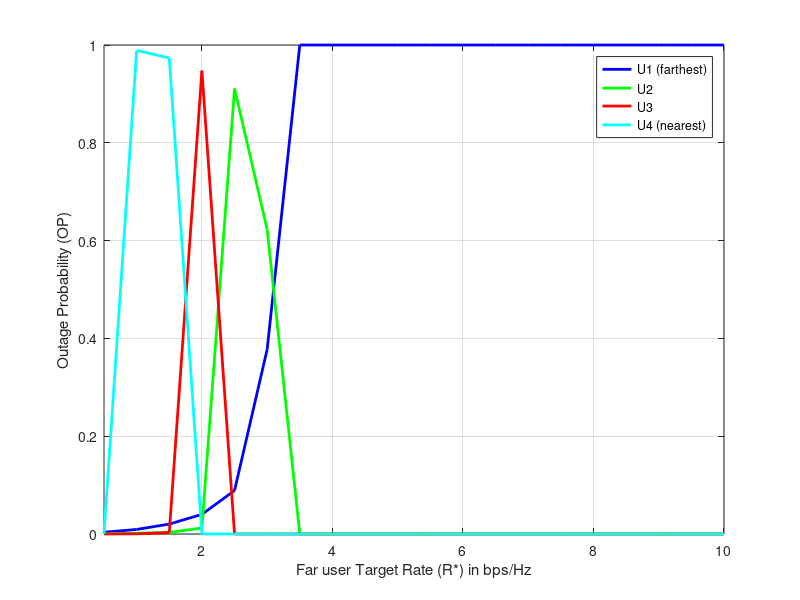

Recreate this plot in MATLAB.
clc;
clear variables;
close all;

U1_pow = 0.5; U2_pow = 0.25;
U3_pow = 0.125; U4_pow = 0.0625;   % ratio = 0.5
max_bpow = U1_pow + U2_pow + U3_pow + U4_pow;
N_data = 10^5;
Rf = 0.5:0.5:10;                  % 20 elements in Rf
N0 = 3.9811E-15;                  % noise power

U1 = 1000;  % farthest user
U2 = 500;
U3 = 250;
U4 = 125;

pow_1 = zeros(1,length(Rf));        
pow_2 = zeros(1,length(Rf));
pow_3 = zeros(1,length(Rf));
pow_4 = zeros(1,length(Rf));

eta = 4;

rayleigh_1 = sqrt(U1^-eta)*(randn(1,N_data) + 1i*randn(1,N_data))/sqrt(2);
rayleigh_2 = sqrt(U2^-eta)*(randn(1,N_data) + 1i*randn(1,N_data))/sqrt(2);
rayleigh_3 = sqrt(U3^-eta)*(randn(1,N_data) + 1i*randn(1,N_data))/sqrt(2);
rayleigh_4 = sqrt(U4^-eta)*(randn(1,N_data) + 1i*randn(1,N_data))/sqrt(2);
m_1 = (abs(rayleigh_1)).^2;
m_2 = (abs(rayleigh_2)).^2;
m_3 = (abs(rayleigh_3)).^2;
m_4 = (abs(rayleigh_4)).^2;

for x = 1:length(Rf)
    beta = (2^(Rf(x)))-1;         

    SNR_1 = max_bpow*U1_pow.*m_1./(max_bpow*m_1.*U4_pow + N0);
    SNR_2 = max_bpow*U2_pow.*m_2./(max_bpow*m_2.*U4_pow + N0);
    SNR_3 = max_bpow*U3_pow.*m_3./(max_bpow*m_3.*U4_pow + N0);
    SNR_4 = max_bpow*U4_pow.*m_4./(max_bpow*m_4.*U4_pow + N0);
    SNR_n = max_bpow*m_4.*U4_pow/N0;

    Cg_1 = log2(1 + SNR_1);         % channel capacity
    Cg_2 = log2(1 + SNR_2);
    Cg_3 = log2(1 + SNR_3);
    Cg_4 = log2(1 + SNR_4);
    Cg_n = log2(1 + SNR_n);

    for y = 1:N_data
        if Cg_1(y) < Rf(x)
            pow_1(x) = pow_1(x) + 1;
        else
            if Cg_2(y) < Rf(x)
            pow_2(x) = pow_2(x) + 1;
        else
            if Cg_3(y) < Rf(x)
            pow_3(x) = pow_3(x) + 1;
        else
            if Cg_4(y) < Rf(x)
            pow_4(x) = pow_4(x) + 1;
            end
            end
            end
        end
    end
end

outage_1 = pow_1/N_data;
outage_2 = pow_2/N_data;
outage_3 = pow_3/N_data;
outage_4 = pow_4/N_data;

figure;
plot(Rf,outage_1,'b','linewidth',2); 
hold on; 
grid on;
plot(Rf,outage_2,'g','linewidth',2);
hold on; 
grid on;
plot(Rf,outage_3,'r','linewidth',2);
hold on; 
grid on;
plot(Rf,outage_4,'c','linewidth',2);
xlabel('Far user Target Rate (R*) in bps/Hz');
ylabel('Outage Probability (OP)');
xlim([Rf(1) Rf(end)]);
legend('U1 (farthest)','U2','U3','U4 (nearest)');
